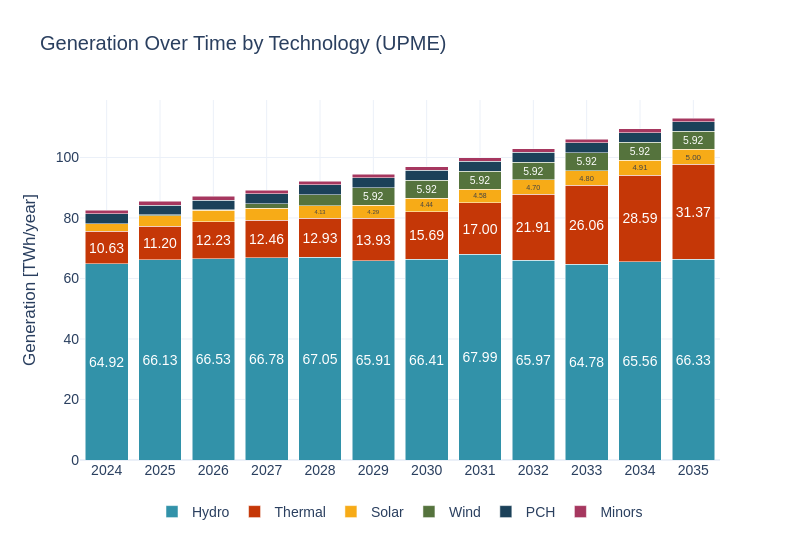

Notebook source saved alongside this figure:
### Code cell
sce_upme = pd.read_csv(gen_per_res_vs_marg_cost)
sce_upme['Energy_TWh_typical_yr'] = sce_upme['Energy_GWh_typical_yr'] / 1000
sce_upme = sce_upme[sce_upme['year'] <= years[1]]
sw.scenarios.dispatched_generation(sce_upme, 'Generation', 'TWh', 'year', 'Energy_TWh_typical_yr', 'Tech', scenario_name, 'UPME', 4)
#sce_upme.to_csv('./9_upme.csv')

### Figure 1 — Plotly figure (JSON) as saved in the notebook; plotly's stock layout.template omitted (floating-point values rounded to 4 significant figures)
{"data": [{"alignmentgroup": "True", "hovertemplate": "Tech=Hydro<br>Year=%{x}<br>Dispatched Generation (MW)=%{y}<br>text=%{text}<extra></extra>", "insidetextanchor": "middle", "legendgroup": "Hydro", "marker": {"color": "#3292A9", "pattern": {"shape": ""}}, "name": "Hydro", "offsetgroup": "Hydro", "orientation": "v", "showlegend": true, "text": ["64.92", "66.13", "66.53", "66.78", "67.05", "65.91", "66.41", "67.99", "65.97", "64.78", "65.56", "66.33"], "textangle": 0, "textposition": "inside", "texttemplate": "%{text}", "type": "bar", "x": [2024, 2025, 2026, 2027, 2028, 2029, 2030, 2031, 2032, 2033, 2034, 2035], "xaxis": "x", "y": [64.92, 66.13, 66.53, 66.78, 67.05, 65.91, 66.41, 67.99, 65.97, 64.78, 65.56, 66.33], "yaxis": "y"}, {"alignmentgroup": "True", "hovertemplate": "Tech=Thermal<br>Year=%{x}<br>Dispatched Generation (MW)=%{y}<br>text=%{text}<extra></extra>", "insidetextanchor": "middle", "legendgroup": "Thermal", "marker": {"color": "#C53707", "pattern": {"shape": ""}}, "name": "Thermal", "offsetgroup": "Thermal", "orientation": "v", "showlegend": true, "text": ["10.63", "11.20", "12.23", "12.46", "12.93", "13.93", "15.69", "17.00", "21.91", "26.06", "28.59", "31.37"], "textangle": 0, "textposition": "inside", "texttemplate": "%{text}", "type": "bar", "x": [2024, 2025, 2026, 2027, 2028, 2029, 2030, 2031, 2032, 2033, 2034, 2035], "xaxis": "x", "y": [10.63, 11.2, 12.23, 12.46, 12.93, 13.93, 15.69, 17.0, 21.91, 26.06, 28.59, 31.37], "yaxis": "y"}, {"alignmentgroup": "True", "hovertemplate": "Tech=Solar<br>Year=%{x}<br>Dispatched Generation (MW)=%{y}<br>text=%{text}<extra></extra>", "insidetextanchor": "middle", "legendgroup": "Solar", "marker": {"color": "#F7AB17", "pattern": {"shape": ""}}, "name": "Solar", "offsetgroup": "Solar", "orientation": "v", "showlegend": true, "text": ["", "", "", "", "4.13", "4.29", "4.44", "4.58", "4.70", "4.80", "4.91", "5.00"], "textangle": 0, "textposition": "inside", "texttemplate": "%{text}", "type": "bar", "x": [2024, 2025, 2026, 2027, 2028, 2029, 2030, 2031, 2032, 2033, 2034, 2035], "xaxis": "x", "y": [2.496, 3.487, 3.711, 3.965, 4.133, 4.294, 4.436, 4.579, 4.698, 4.802, 4.908, 4.996], "yaxis": "y"}, {"alignmentgroup": "True", "hovertemplate": "Tech=Wind<br>Year=%{x}<br>Dispatched Generation (MW)=%{y}<br>text=%{text}<extra></extra>", "insidetextanchor": "middle", "legendgroup": "Wind", "marker": {"color": "#55733D", "pattern": {"shape": ""}}, "name": "Wind", "offsetgroup": "Wind", "orientation": "v", "showlegend": true, "text": ["", "", "", "", "", "5.92", "5.92", "5.92", "5.92", "5.92", "5.92", "5.92"], "textangle": 0, "textposition": "inside", "texttemplate": "%{text}", "type": "bar", "x": [2024, 2025, 2026, 2027, 2028, 2029, 2030, 2031, 2032, 2033, 2034, 2035], "xaxis": "x", "y": [0.063, 0.206, 0.206, 1.513, 3.619, 5.922, 5.922, 5.922, 5.922, 5.922, 5.922, 5.922], "yaxis": "y"}, {"alignmentgroup": "True", "hovertemplate": "Tech=PCH<br>Year=%{x}<br>Dispatched Generation (MW)=%{y}<br>text=%{text}<extra></extra>", "insidetextanchor": "middle", "legendgroup": "PCH", "marker": {"color": "#1B4159", "pattern": {"shape": ""}}, "name": "PCH", "offsetgroup": "PCH", "orientation": "v", "showlegend": true, "text": ["", "", "", "", "", "", "", "", "", "", "", ""], "textangle": 0, "textposition": "inside", "texttemplate": "%{text}", "type": "bar", "x": [2024, 2025, 2026, 2027, 2028, 2029, 2030, 2031, 2032, 2033, 2034, 2035], "xaxis": "x", "y": [3.236, 3.236, 3.236, 3.236, 3.236, 3.236, 3.236, 3.236, 3.236, 3.236, 3.236, 3.236], "yaxis": "y"}, {"alignmentgroup": "True", "hovertemplate": "Tech=Minors<br>Year=%{x}<br>Dispatched Generation (MW)=%{y}<br>text=%{text}<extra></extra>", "insidetextanchor": "middle", "legendgroup": "Minors", "marker": {"color": "#A6375F", "pattern": {"shape": ""}}, "name": "Minors", "offsetgroup": "Minors", "orientation": "v", "showlegend": true, "text": ["", "", "", "", "", "", "", "", "", "", "", ""], "textangle": 0, "textposition": "inside", "texttemplate": "%{text}", "type": "bar", "x": [2024, 2025, 2026, 2027, 2028, 2029, 2030, 2031, 2032, 2033, 2034, 2035], "xaxis": "x", "y": [1.191, 1.191, 1.191, 1.191, 1.191, 1.191, 1.191, 1.191, 1.191, 1.191, 1.191, 1.191], "yaxis": "y"}], "layout": {"barmode": "stack", "font": {"family": "Arial", "size": 14}, "height": 540, "legend": {"orientation": "h", "title": {}, "tracegroupgap": 0, "x": 0.5, "xanchor": "center", "y": -0.1}, "title": {"text": "Generation Over Time by Technology (UPME)"}, "width": 800, "xaxis": {"anchor": "y", "domain": [0, 1], "showgrid": true, "tickangle": 0, "tickfont": {"family": "Arial", "size": 14}, "tickvals": [2024, 2025, 2026, 2027, 2028, 2029, 2030, 2031, 2032, 2033, 2034, 2035], "title": {"text": ""}}, "yaxis": {"anchor": "x", "domain": [0, 1], "title": {"text": "Generation [TWh/year]"}}}}
